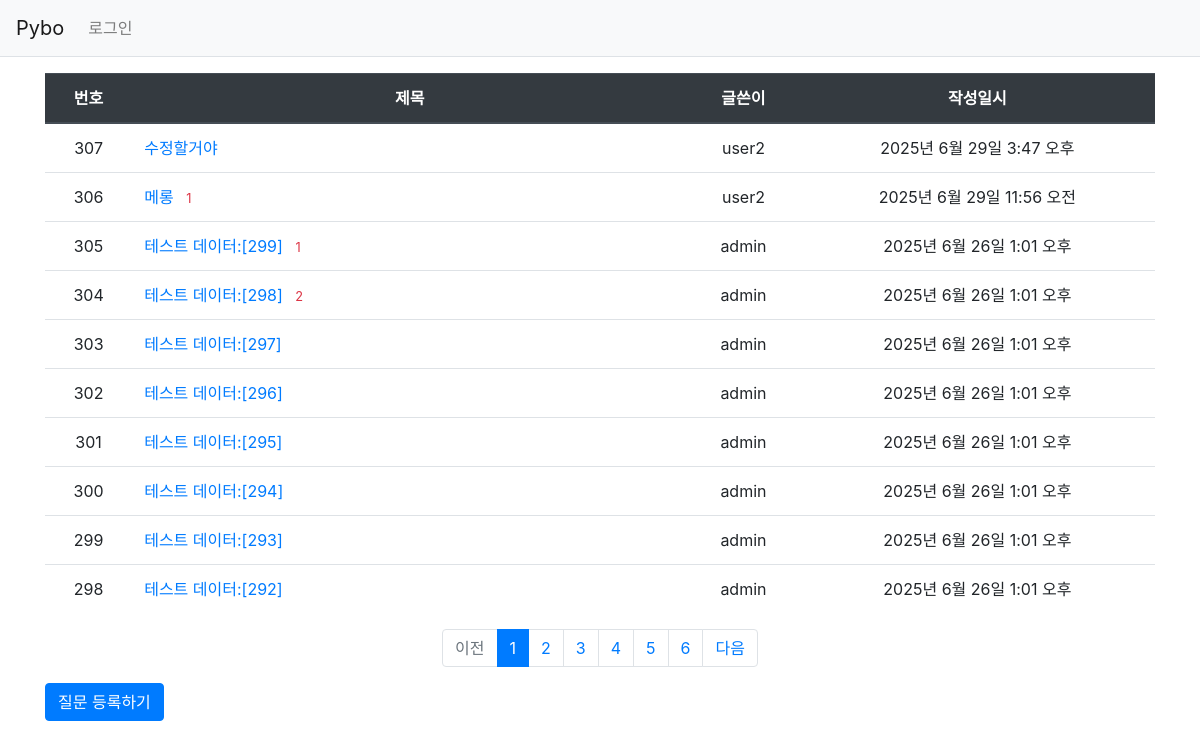
Screenshot of /pybo/ with the database file from the repository.
### pybo/models.py (models this page shows, shortened)
class Question(models.Model):
    author = models.ForeignKey(User, on_delete=models.CASCADE) # User 모델은 django.contrib.auth 앱이 제공하는 모델이다.
    subject = models.CharField(max_length=200)
    content = models.TextField()
    create_date = models.DateTimeField()
    modify_date = models.DateTimeField(null=True, blank=True) # null=True : modify_date 칼럼에 null을 허용하겠다.

### pybo/views.py (the view)
# urls.py: path('', views.index, name='index'), # / 페이지에 해당하는 urlpatterns
def index(request):
    page = request.GET.get('page', '1')
    question_list = Question.objects.order_by('-create_date') # -create_date는 -기호로 작성일시의 역순을 의미한다.
    paginator = Paginator(question_list, 10) # 페이지당 10개씩 보여달라
    page_obj = paginator.get_page(page)
    context = {'question_list': page_obj} # 조회한 Question 모델 데이터를 context 변수에 저장했다. render 함수가 템플릿을 HTML로 변환하는 과정에서 사용되는 데이터다.
    return render(request, 'pybo/question_list.html', context)

### pybo/templatetags/pybo_filter.py (called while the page is built)
@register.filter
def sub(value, arg):
    return value -arg

### templates/pybo/question_list.html
{% extends 'base.html' %}
{% load pybo_filter %}
{% block content %}
<div class="container my-3">
    <table class="table">
        <thead>
        <tr class="text-center thead-dark">
            <th>번호</th>
            <th style="width:50%">제목</th>
            <th>글쓴이</th>
            <th>작성일시</th>
        </tr>
        </thead>
        <tbody>
        {% if question_list %}
        {% for question in question_list %}
        <tr class="text-center">
            <td>{{ question_list.paginator.count|sub:question_list.start_index|sub:forloop.counter0|add:1 }}</td>
            <td class="text-left">
                <a href="{% url 'pybo:detail' question.id %}">
                    {{ question.subject }}
                </a>
                {% if question.answer_set.count > 0 %}
                <span class="text-danger small ml-2">
                    {{ question.answer_set.count }}
                </span>
                {% endif %}
            </td>
            <td>{{ question.author.username }}</td>
            <td>{{ question.create_date }}</td>
        </tr>
        {% endfor %}
        {% else %}
        <tr>
            <td colspan="3">질문이 없습니다.</td>
        </tr>
        {% endif %}
        </tbody>
    </table>
    <ul class="pagination justify-content-center">
        {% if question_list.has_previous %}
        <li class="page-item">
            <a href="?page={{ question_list.previous_page_number }}" class="page-link">
                이전
            </a>
        </li>
        {% else %}
        <li class="page-item disabled">
            <a href="#" class="page-link" tabindex="-1">이전</a>
        </li>
        {% endif %}
    {% for page_number in question_list.paginator.page_range %}
    {% if page_number >= question_list.number|add:-5 and page_number <= question_list.number|add:5 %}
        {% if page_number == question_list.number %}
        <li class="page-item active" aria-current="page">
            <a href="?page={{ page_number }}" class="page-link">
                {{ page_number }}
            </a>
        </li>
    {% else %}
        <li class="page-item">
            <a href="?page={{ page_number }}" class="page-link">
            {{ page_number }}
            </a>
        </li>
        {% endif %}
    {% endif %}
    {% endfor %}
    {% if question_list.has_next %}
        <li class="page-item">
            <a href="?page={{ question_list.next_page_number }}" class="page-link">
            다음
            </a>
        </li>
        {% else %}
        <li class="page-item disabled">
            <a href="#" class="page-link" tabindex="1" aria-disabled="true">
                다음
            </a>
        </li>
        {% endif %}
    </ul>
    <a href="{% url 'pybo:question_create' %}" class="btn btn-primary">
        질문 등록하기
    </a>
</div>
{% endblock %}

### rows the page displays
Question: paginator.count|sub "307", subject "수정할거야", author.username "user2", create_date "2025년 6월 29일 3:47 오후"
Question: paginator.count|sub "306", subject "메롱", answer_set.count "1", author.username "user2", create_date "2025년 6월 29일 11:56 오전"
Question: paginator.count|sub "305", subject "테스트 데이터:[299]", answer_set.count "1", author.username "admin", create_date "2025년 6월 26일 1:01 오후"
Question: paginator.count|sub "304", subject "테스트 데이터:[298]", answer_set.count "2", author.username "admin", create_date "2025년 6월 26일 1:01 오후"
Question: paginator.count|sub "303", subject "테스트 데이터:[297]", author.username "admin", create_date "2025년 6월 26일 1:01 오후"
Question: paginator.count|sub "302", subject "테스트 데이터:[296]", author.username "admin", create_date "2025년 6월 26일 1:01 오후"
Question: paginator.count|sub "301", subject "테스트 데이터:[295]", author.username "admin", create_date "2025년 6월 26일 1:01 오후"
Question: paginator.count|sub "300", subject "테스트 데이터:[294]", author.username "admin", create_date "2025년 6월 26일 1:01 오후"
Question: paginator.count|sub "299", subject "테스트 데이터:[293]", author.username "admin", create_date "2025년 6월 26일 1:01 오후"
Question: paginator.count|sub "298", subject "테스트 데이터:[292]", author.username "admin", create_date "2025년 6월 26일 1:01 오후"

### other values shown
{{ page_number }} "1"
{{ page_number }} "2" "3" "4" "5" "6"
